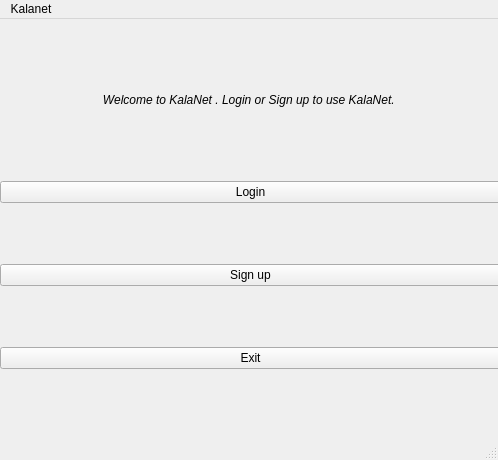
<?xml version="1.0" encoding="UTF-8"?>
<ui version="4.0">
 <class>MainWindow</class>
 <widget class="QMainWindow" name="MainWindow">
  <property name="geometry">
   <rect>
    <x>0</x>
    <y>0</y>
    <width>498</width>
    <height>460</height>
   </rect>
  </property>
  <property name="windowTitle">
   <string>MainWindow</string>
  </property>
  <widget class="QWidget" name="centralwidget">
   <widget class="QWidget" name="verticalLayoutWidget">
    <property name="geometry">
     <rect>
      <x>0</x>
      <y>0</y>
      <width>501</width>
      <height>411</height>
     </rect>
    </property>
    <layout class="QVBoxLayout" name="verticalLayout" stretch="0,0,0,0">
     <property name="spacing">
      <number>0</number>
     </property>
     <property name="sizeConstraint">
      <enum>QLayout::SizeConstraint::SetDefaultConstraint</enum>
     </property>
     <item>
      <widget class="QLabel" name="label">
       <property name="sizePolicy">
        <sizepolicy hsizetype="Preferred" vsizetype="Minimum">
         <horstretch>0</horstretch>
         <verstretch>0</verstretch>
        </sizepolicy>
       </property>
       <property name="minimumSize">
        <size>
         <width>0</width>
         <height>30</height>
        </size>
       </property>
       <property name="maximumSize">
        <size>
         <width>16777215</width>
         <height>40</height>
        </size>
       </property>
       <property name="font">
        <font>
         <italic>true</italic>
         <underline>false</underline>
         <stylestrategy>PreferDefault</stylestrategy>
         <fontweight>DemiBold</fontweight>
        </font>
       </property>
       <property name="text">
        <string>Welcome to KalaNet . Login or Sign up to use KalaNet. </string>
       </property>
       <property name="alignment">
        <set>Qt::AlignmentFlag::AlignCenter</set>
       </property>
      </widget>
     </item>
     <item>
      <widget class="QPushButton" name="pushButton_2">
       <property name="cursor">
        <cursorShape>PointingHandCursor</cursorShape>
       </property>
       <property name="text">
        <string>Login</string>
       </property>
      </widget>
     </item>
     <item>
      <widget class="QPushButton" name="pushButton_3">
       <property name="cursor">
        <cursorShape>PointingHandCursor</cursorShape>
       </property>
       <property name="text">
        <string>Sign up</string>
       </property>
      </widget>
     </item>
     <item>
      <widget class="QPushButton" name="pushButton">
       <property name="cursor">
        <cursorShape>PointingHandCursor</cursorShape>
       </property>
       <property name="text">
        <string>Exit</string>
       </property>
      </widget>
     </item>
    </layout>
   </widget>
  </widget>
  <widget class="QMenuBar" name="menubar">
   <property name="geometry">
    <rect>
     <x>0</x>
     <y>0</y>
     <width>498</width>
     <height>25</height>
    </rect>
   </property>
   <widget class="QMenu" name="menuKalanet">
    <property name="title">
     <string>Kalanet</string>
    </property>
   </widget>
   <addaction name="menuKalanet"/>
  </widget>
  <widget class="QStatusBar" name="statusbar"/>
 </widget>
 <resources/>
 <connections/>
</ui>
